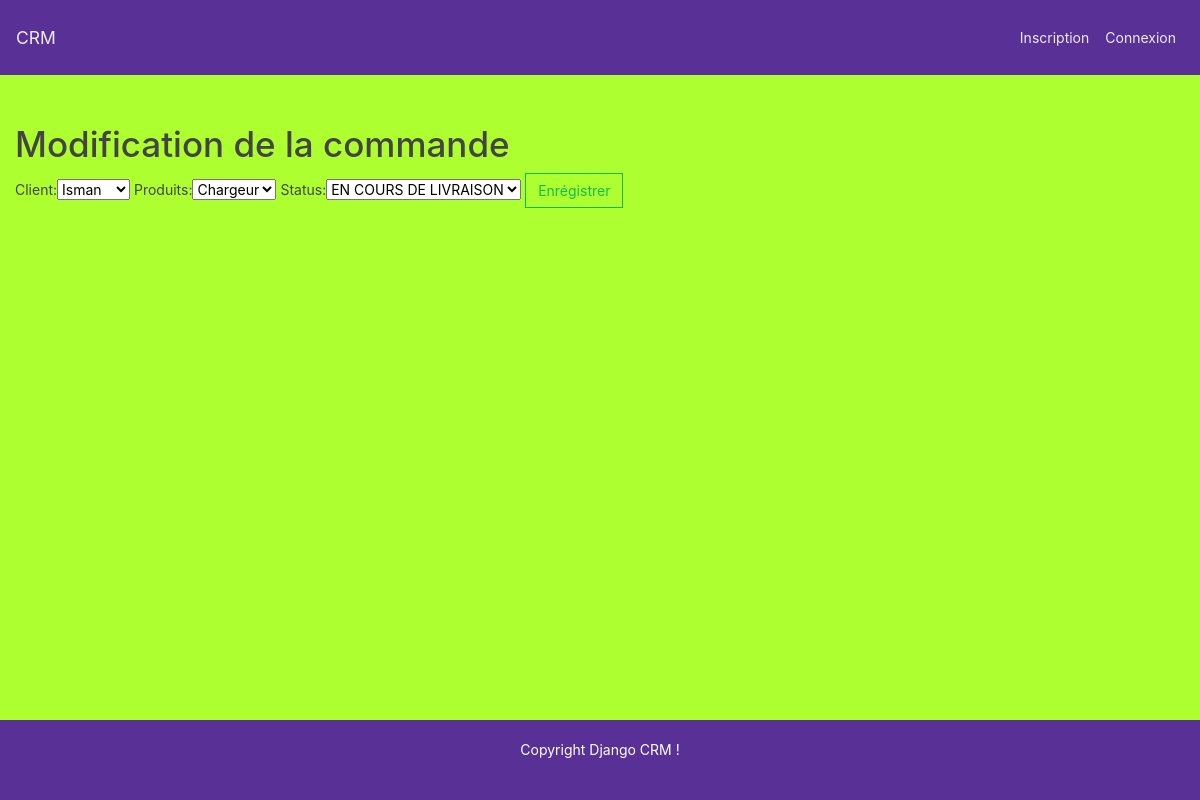
Screenshot of /commande/modif/2 with the database file from the repository.
### commande/models.py (models this page shows, shortened)
class Commande(models.Model):
    STATUS=(('ATTENTE','EN ATTENTE'),('NONLIVREE','EN COURS DE LIVRAISON'),('LIVRE','LIVRÉ'))
    client = models.ForeignKey(Client,null=True,on_delete=models.SET_NULL,default=1)
    produits = models.ForeignKey(Produit,null=True,on_delete=models.SET_NULL,default=1)
    status = models.CharField(max_length=200,null=True,choices=STATUS,default=1)
    date_creation = models.DateTimeField(auto_now_add=True)

### commande/views.py (the view)
# urls.py: path('modif/<int:id>',views.modif_commande,name='modif_cmd'),
def modif_commande(request,id):
    cmd_id = Commande.objects.get(id=id)
    form = CommandeForm(instance=cmd_id)
    if request.method == 'POST':
        form = CommandeForm(request.POST,instance=cmd_id)
        if form.is_valid():
            form.save()
            return redirect('/')
    context= {'forms':form,'id':id}
    return render(request,'commande/ajout_commande.html',context=context)

### commande/forms.py
class CommandeForm(ModelForm):
    class Meta:
        model =   Commande
        fields = '__all__'

### client/models.py (called while the page is built)
    def __str__(self):
        return self.nom

### produit/models.py (called while the page is built)
    def __str__(self):
        return self.nom

### templates/commande/ajout_commande.html (shortened to what this page needs)
{% extends 'base.html' %}
{% block content %}
    {% if id %}
        <h1> Modification de la commande</h1>
    {% else %}
        <h1> Ajouter vos commandes</h1>
    {% endif  %}
    <form action="" method="post">
        {{ forms }}
        <button class="btn btn-outline-success" type="submit">Enrégistrer</button>
    </form>
{% endblock  %}

### static/css/app.css (style rules this page uses)
body { background-color: greenyellow; }

### rows the page displays
Commande: client "Isman", produits "Chargeur", status "EN COURS DE LIVRAISON"
